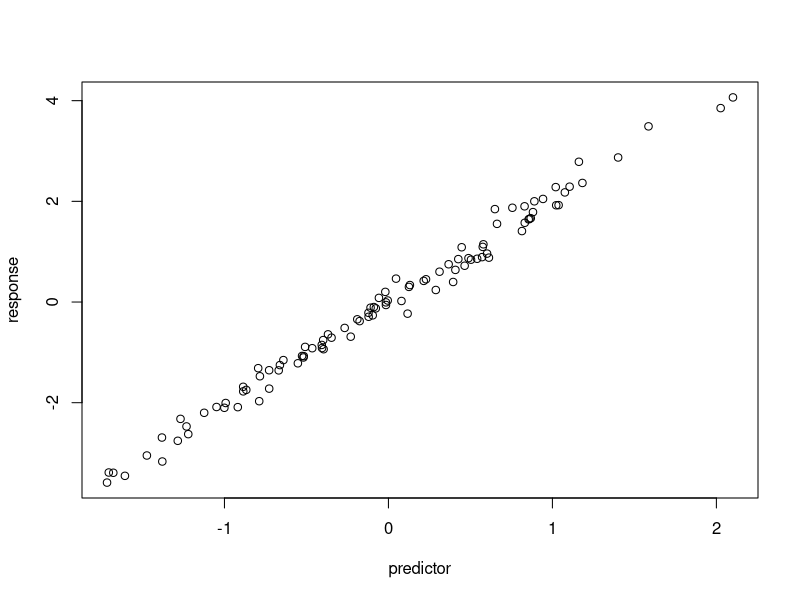

This figure's R source:
#Simulate and plot data
#Jyotsna Singh
#jyotsnasingh@arizona.edu
#2025-10-21


#Simulate predictor variable
predictor<-rnorm(n=100)

#Simulate response variable with noise
response<-2 *predictor +rnorm(n=length(predictor), sd=0.2)

#Plot the data
plot(x = predictor, y = response)

